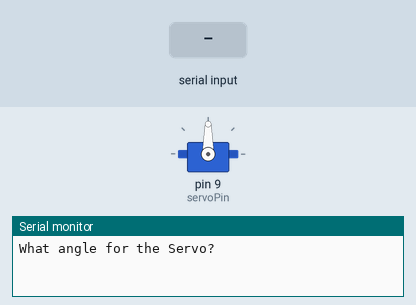
Recording of a sketch running on a simulated Arduino Uno, built with avr-gcc and run on an emulated ATmega328P. Shown: servo, the last lines printed to the serial monitor. The test bench sets the inputs (shaded band).

Above: at 1.2 s.
1.3 s: "90,45\n" received over Serial
At 3.8 s:
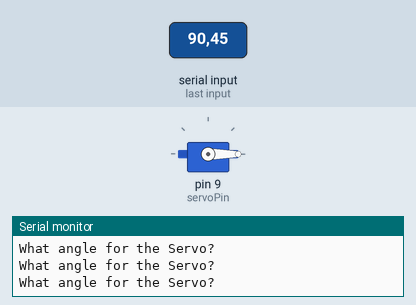
4.3 s: "30,150\n" received over Serial
At 4.6 s:
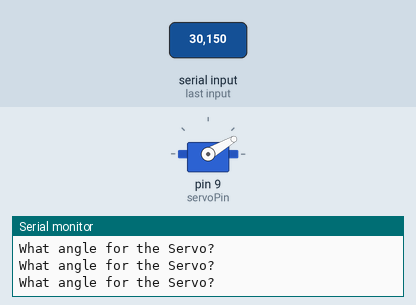
7.3 s: "200\n" received over Serial
At 8.8 s:
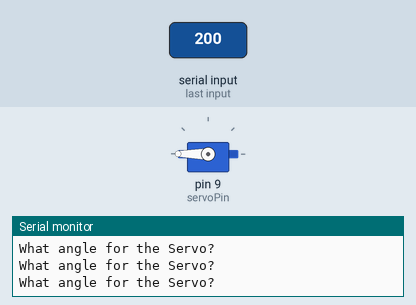
9.8 s: "1,90,45\n" received over Serial
At 11.9 s:
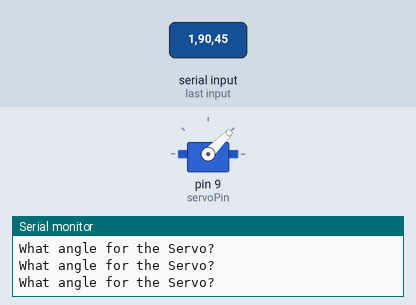
12.3 s: "0\n" received over Serial
At 13.8 s:
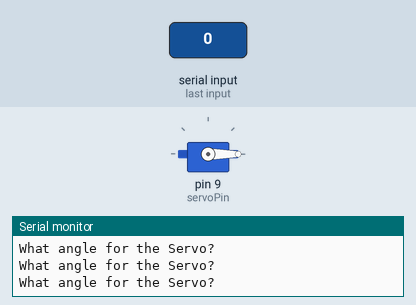
14.7 s: "90\n" received over Serial
At 16.9 s:
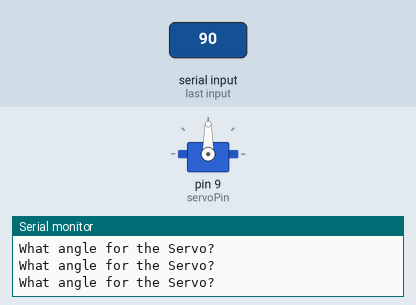
Timing chart, 0 to 18.2 s (numbered marks = the images above; inputs shaded):
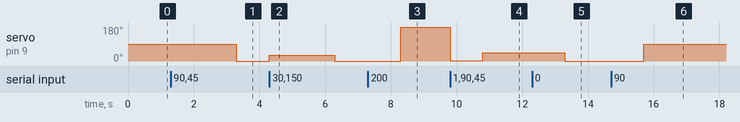

The sketch:

servoMotor.ino
```cpp
#include <Servo.h>

int servoPin = 9;
int servoPos;
int trash;
Servo myServo;

void setup(){
    Serial.begin(115200);
    myServo.attach(servoPin);
}
void loop(){
    Serial.println("What angle for the Servo?");
    while (Serial.available()==0)
    {
    }
        servoPos = Serial.parseInt();
        trash = Serial.parseInt();
        myServo.write(servoPos);

}
```

Measured:
- after the input at 1.3 s, servo on pin 9 (servoPin): 90° → 0° after 2.0 s
- after the input at 4.3 s, servo on pin 9 (servoPin): 0° → 30° at once, → 0° 2.0 s later
- after the input at 7.3 s, servo on pin 9 (servoPin): 0° → 180° after 1.0 s
- after the input at 9.8 s, servo on pin 9 (servoPin): 180° → 1° at once, → 45° 1.0 s later
- after the input at 12.3 s, servo on pin 9 (servoPin): 45° → 0° after 1.0 s
- after the input at 14.7 s, servo on pin 9 (servoPin): 0° → 90° after 1.0 s
